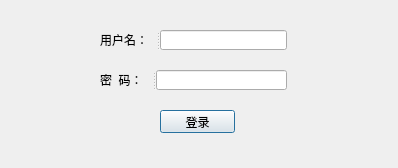
<?xml version="1.0" encoding="UTF-8"?>
<ui version="4.0">
 <class>DialogLogin</class>
 <widget class="QDialog" name="DialogLogin">
  <property name="geometry">
   <rect>
    <x>0</x>
    <y>0</y>
    <width>398</width>
    <height>168</height>
   </rect>
  </property>
  <property name="windowTitle">
   <string>登录</string>
  </property>
  <widget class="QLabel" name="label_3">
   <property name="geometry">
    <rect>
     <x>30</x>
     <y>140</y>
     <width>351</width>
     <height>16</height>
    </rect>
   </property>
   <property name="text">
    <string/>
   </property>
  </widget>
  <widget class="QSplitter" name="splitter">
   <property name="geometry">
    <rect>
     <x>100</x>
     <y>30</y>
     <width>187</width>
     <height>20</height>
    </rect>
   </property>
   <property name="orientation">
    <enum>Qt::Horizontal</enum>
   </property>
   <widget class="QLabel" name="label">
    <property name="text">
     <string>用户名：</string>
    </property>
   </widget>
   <widget class="QLineEdit" name="lineEdit"/>
  </widget>
  <widget class="QSplitter" name="splitter_2">
   <property name="geometry">
    <rect>
     <x>100</x>
     <y>70</y>
     <width>187</width>
     <height>20</height>
    </rect>
   </property>
   <property name="orientation">
    <enum>Qt::Horizontal</enum>
   </property>
   <widget class="QLabel" name="label_2">
    <property name="text">
     <string>密  码：</string>
    </property>
   </widget>
   <widget class="QLineEdit" name="lineEdit_2"/>
  </widget>
  <widget class="QPushButton" name="pushButton">
   <property name="geometry">
    <rect>
     <x>160</x>
     <y>110</y>
     <width>75</width>
     <height>23</height>
    </rect>
   </property>
   <property name="text">
    <string>登录</string>
   </property>
  </widget>
 </widget>
 <resources/>
 <connections/>
</ui>
